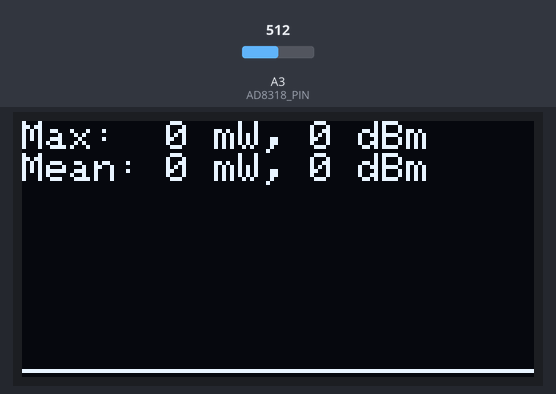
Bench run of a program on a simulated Arduino Nano, built with avr-gcc and run on an emulated ATmega328P. On the bench: 128×64 one-colour display. Inputs (shaded band) come from the test bench; at power-on: A3 (AD8318_PIN) = 512.

Above: at 1.3 s.
1.4 s: A3 (AD8318_PIN) set to 299
2.9 s: A3 (AD8318_PIN) set to 268
At 4.1 s:
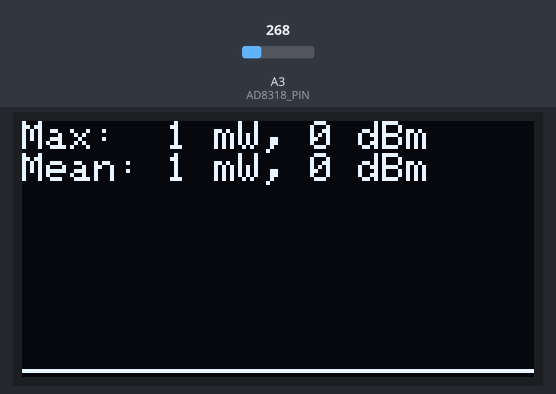
4.6 s: A3 (AD8318_PIN) set to 163
At 5.8 s:
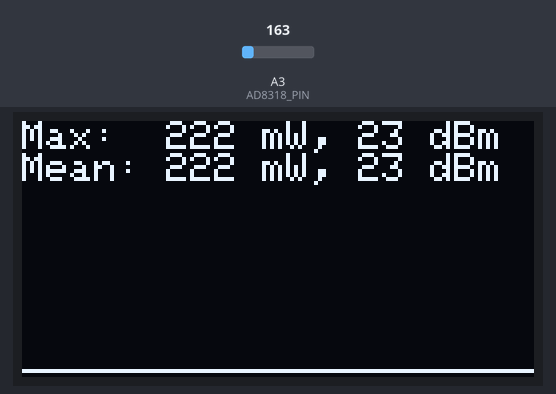
6.6 s: A3 (AD8318_PIN) set to 134
At 7.6 s:
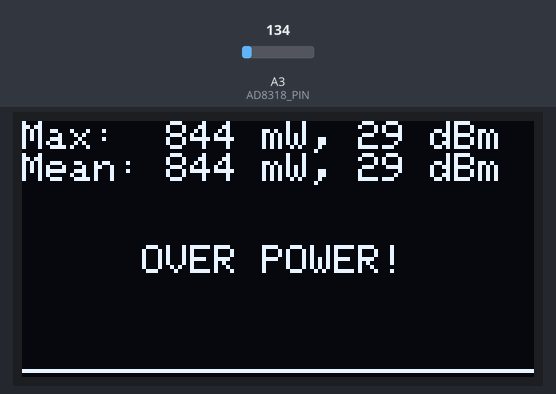
8.6 s: A3 (AD8318_PIN) set to 122
At 10.3 s:
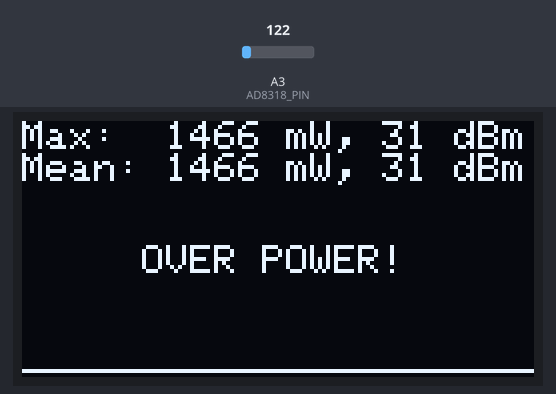
10.6 s: A3 (AD8318_PIN) set to 265
At 12.0 s:
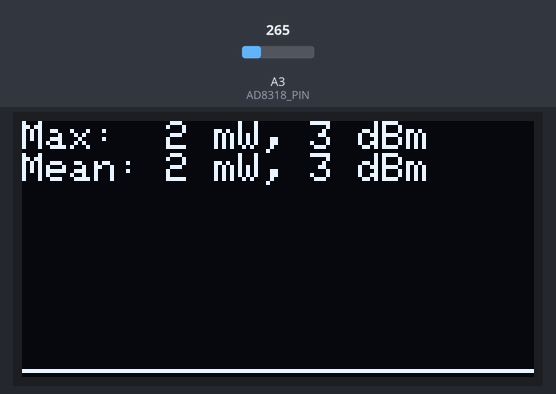
Timing chart, 0 to 13.6 s (numbered marks = the images above; inputs shaded):
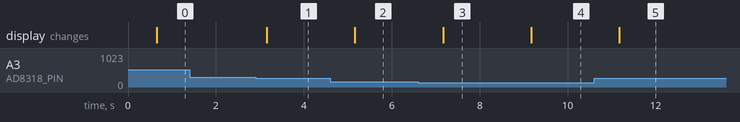

Measured:
- the behaviour switches between 281 and 280 on A3 (AD8318_PIN) (found by bisection; images 0 and 1)
- the behaviour switches between 151 and 150 on A3 (AD8318_PIN) (found by bisection; images 2 and 3)
- after the input at 1.4 s, every drawn part: stays the same
- after the input at 2.9 s, the display: changes after 0.25 s (image 1)
- after the input at 4.6 s, the display: changes after 0.56 s (image 2)
- after the input at 6.6 s, the display: changes after 0.57 s (image 3)
- after the input at 8.6 s, the display: changes after 0.57 s (image 4)
- after the input at 10.6 s, the display: changes after 0.57 s (image 5)

The program:

main.cpp
```cpp
#include <Wire.h>
#include <Adafruit_GFX.h>
#include <Adafruit_SSD1306.h>
#include "LPF.h"
#include "targets.h"

#define SCREEN_WIDTH      128
#define SCREEN_HEIGHT     64
#define OLED_RESET        -1

#define ABS_MAX_INPUT_DBM -5 // The AD8318 becomes non-linear above -5dB
#define ATTENUATOR        30 // Value of the attenuator in dB

Adafruit_SSD1306 display(SCREEN_WIDTH, SCREEN_HEIGHT, &Wire, OLED_RESET);
LPF filter;

uint16_t oledRefreshTime = 500; // ms
uint32_t previousSampleTime = 0;
uint16_t samples[SCREEN_WIDTH] = {0};
uint32_t samplingPeriod = 0;
uint16_t minSample = 65535;
uint16_t maxSample = 0;
uint32_t meanSample = 0;
uint8_t minSampledBm = 255;
uint8_t maxSampledBm = 0;
uint8_t meanSampledBm = 0;

void sampleAd8318()
{
  uint32_t startSampleingTime = millis();
  uint32_t adcIn = 0;

  #ifdef ARDUINO_TARGET
    for (int i = 0; i < SCREEN_WIDTH; ++i)
    {
      adcIn = analogRead(AD8318_PIN);
      adcIn += analogRead(AD8318_PIN);
      adcIn += analogRead(AD8318_PIN);
      samples[i] = adcIn / 3;
    }
  #endif

  #ifdef TTGO_LORA_V2_TARGET
    for (int i = 0; i < SCREEN_WIDTH; ++i)
    {
      for (int j = 0; j < 50; ++j)
      {
        adcIn = analogRead(AD8318_PIN);
        filter.update(adcIn);
      }
      samples[i] = filter.SmoothDataINT;
    }
  #endif

  samplingPeriod = millis() - startSampleingTime;

  minSample = 65535;
  maxSample = 0;
  meanSample = 0;

  for (int i = 0; i < SCREEN_WIDTH; ++i)
  {
    #ifdef ARDUINO_TARGET
      float mV = (float)samples[i] * ((5000.0 + ADC_CORRECTION) / 1023.0);
    #endif

    #ifdef TTGO_LORA_V2_TARGET
      float mV = (float)samples[i] * ((3300.0 + ADC_CORRECTION) / 4095.0);
    #endif

    float dBm = mV/-24.5 + 22 + CORRECTION + ATTENUATOR;

    samples[i] = pow(10, (dBm / 10.0)); // dBm to mW

    if (samples[i] > maxSample)
    {
      maxSample = samples[i];
    }
    if (samples[i] < minSample)
    {
      minSample = samples[i];
    }

    meanSample += samples[i];

    // Serial.print(samples[i]);
    // Serial.print(",");
  }
  // Serial.println("");

  meanSample /= SCREEN_WIDTH;

  meanSampledBm = 10.0 * log10(meanSample);
  maxSampledBm = 10.0 * log10(maxSample);

  for (int i = 0; i < SCREEN_WIDTH; ++i)
  {
    samples[i] = map(samples[i], minSample, maxSample, SCREEN_HEIGHT - 1 - 18, 0);
  }
}

void drawPlot()
{
  display.clearDisplay();

  for (int i = 0; i < SCREEN_WIDTH - 1; ++i)
  {
    display.drawLine(i, samples[i] + 18, i + 1, samples[i + 1] + 18, WHITE);
  }

  display.setTextSize(1);
  display.setTextColor(WHITE, BLACK);
  display.setCursor(0, 0);

  display.print("Max:  ");
  display.print(maxSample);
  display.print(" mW, ");
  display.print(maxSampledBm);
  display.println(" dBm");

  display.print("Mean: ");
  display.print(meanSample);
  display.print(" mW, ");
  display.print(meanSampledBm);
  display.println(" dBm");

  if (maxSampledBm > (ABS_MAX_INPUT_DBM + ATTENUATOR))
  {
    display.setCursor(30, 31);
    display.print("OVER POWER!");
  }

  display.display();
}

void setup()
{
  Serial.begin(115200);

  pinMode(AD8318_PIN, INPUT);

  if (!display.begin(SSD1306_SWITCHCAPVCC, 0x3C))
  {
    Serial.println(F("SSD1306 allocation failed"));
    for (;;)
      ; // Don't proceed, loop forever
  }

  display.clearDisplay();
}

void loop()
{
  uint32_t now = millis();

  if (now > previousSampleTime + oledRefreshTime)
  {
    sampleAd8318();

    drawPlot();

    previousSampleTime = now;
  }
}
```

LPF.h
```cpp
#pragma once
#include "stdint.h"

/////////// Super Simple Fixed Point Lowpass ////////////////

class LPF
{
public:
    int32_t SmoothDataINT;
    int32_t SmoothDataFP;
    int32_t Beta = 3;     // Length
    int32_t FP_Shift = 5; // Number of fractional bits

    LPF(int Beta_, int FP_Shift_)
    {
        Beta = Beta_;
        FP_Shift = FP_Shift_;
    }

    LPF(int Beta_)
    {
        Beta = Beta_;
    }

    LPF()
    {
        Beta = 3;
        FP_Shift = 5;
    }

    int32_t update(int32_t Indata)
    {
        int RawData;
        RawData = Indata;
        RawData <<= FP_Shift; // Shift to fixed point
        SmoothDataFP = (SmoothDataFP << Beta) - SmoothDataFP;
        SmoothDataFP += RawData;
        SmoothDataFP >>= Beta;
        // Don't do the following shift if you want to do further
        // calculations in fixed-point using SmoothData
        SmoothDataINT = SmoothDataFP >> FP_Shift;
        return SmoothDataINT;
    }

    void init(int32_t Indata)
    {
        SmoothDataINT = Indata;
        SmoothDataFP = SmoothDataINT << FP_Shift;
    }
};
```

targets.h
```cpp
#ifdef ARDUINO_TARGET
#define AD8318_PIN A3
#define CORRECTION 4
#define ADC_CORRECTION 0
#endif

#ifdef TTGO_LORA_V2_TARGET
#define AD8318_PIN 34
#define CORRECTION -1
#define ADC_CORRECTION 290
#endif
```
